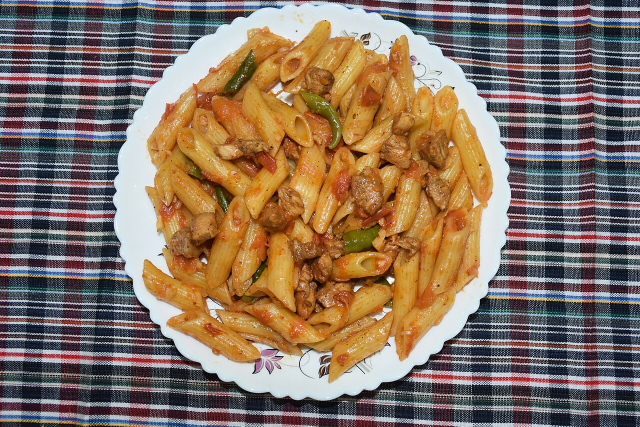
#> input picture eval/images/food/food_sample.jpg, 1280 x 853 px (shown at 1/2 size)
$ python preview_on_color.py ../eval/images/food/food_sample.jpg
#> lines starting #> are read from the running program, lines starting #| are printed output that depends on the picture
import argparse
import os
import sys
from PIL import Image, ImageDraw


def preview_on(rgba: Image.Image, color=(255, 0, 255)) -> Image.Image:
    """Composites an RGBA image over a solid background color."""
    bg = Image.new("RGBA", rgba.size, color + (255,))
    return Image.alpha_composite(bg, rgba.convert("RGBA"))


def make_checkerboard(size, square_size=20) -> Image.Image:
    """Generates a gray/white checkerboard pattern."""
    w, h = size
    img = Image.new("RGBA", size, (255, 255, 255, 255))
    draw = ImageDraw.Draw(img)
    gray = (200, 200, 200, 255)
    for y in range(0, h, square_size):
        for x in range(0, w, square_size):
            if ((x // square_size) + (y // square_size)) % 2 == 1:
                draw.rectangle([x, y, x + square_size - 1, y + square_size - 1], fill=gray)
    return img


def preview_on_checkerboard(rgba: Image.Image, square_size=20) -> Image.Image:
    """Composites an RGBA image over a checkerboard background."""
    bg = make_checkerboard(rgba.size, square_size=square_size)
    return Image.alpha_composite(bg, rgba.convert("RGBA"))


def create_contact_sheet(rgba_path: str, output_path: str = None) -> str:
    """
    Renders 4 preview panels into a 2x2 contact sheet:
    - Top-left: Magenta (255, 0, 255)
    - Top-right: Green (0, 160, 0)
    - Bottom-left: White (255, 255, 255)
    - Bottom-right: Checkerboard
    """
#> called with rgba_path = '../eval/images/food/food_sample.jpg'
    rgba = Image.open(rgba_path).convert("RGBA")
    w, h = rgba.size
#> w = 1280; h = 853

    # Resize panels if overly huge for the contact sheet (> 1500px)
    max_dim = 1200
    scale = 1.0
    if max(w, h) > max_dim:
        scale = max_dim / float(max(w, h))
#> scale = 0.938
        panel_w = int(w * scale)
#> panel_w = 1200
        panel_h = int(h * scale)
#> panel_h = 799
        panel_rgba = rgba.resize((panel_w, panel_h), Image.Resampling.LANCZOS)
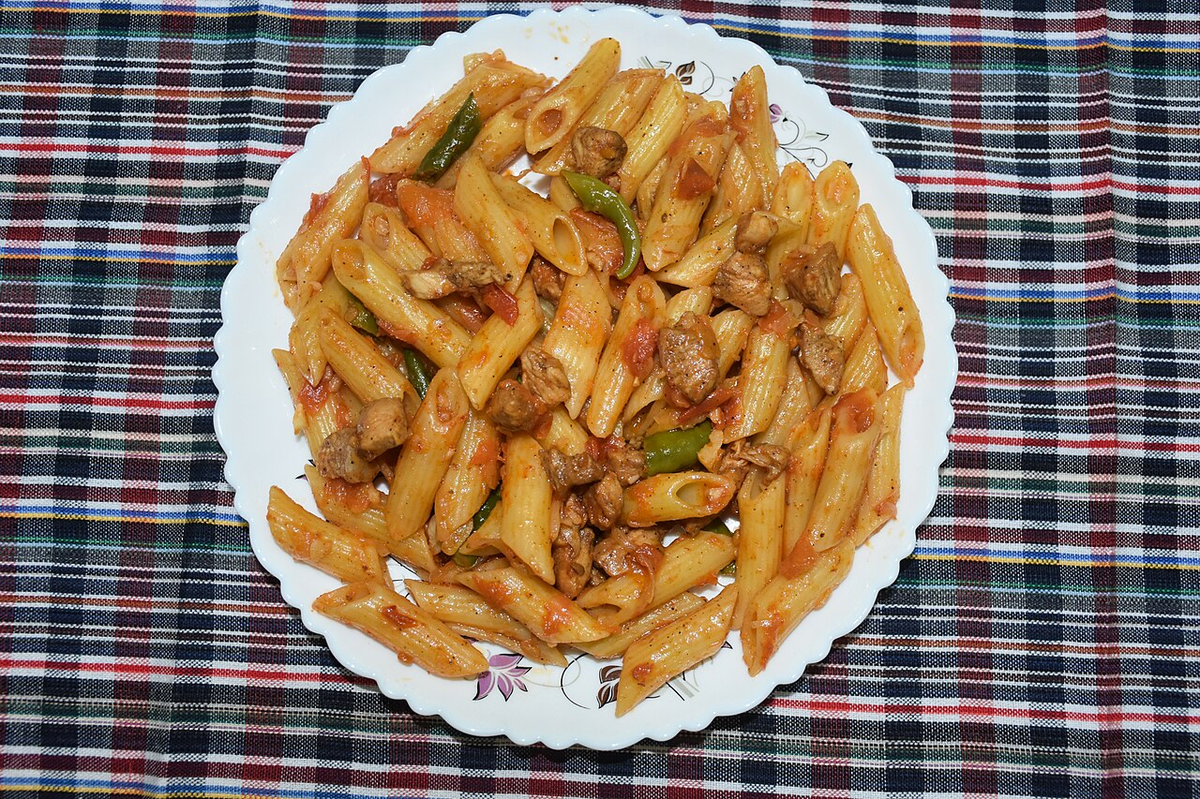
#> panel_rgba: PIL image 1200x799 RGBA; mean R, G, B, A 134.9, 114.4, 97, 255
    else:
        panel_w, panel_h = w, h
        panel_rgba = rgba

    p_magenta = preview_on(panel_rgba, (255, 0, 255))
#> in preview_on, `bg = Image.new("RGBA", rgba.size, color + (255,))`:
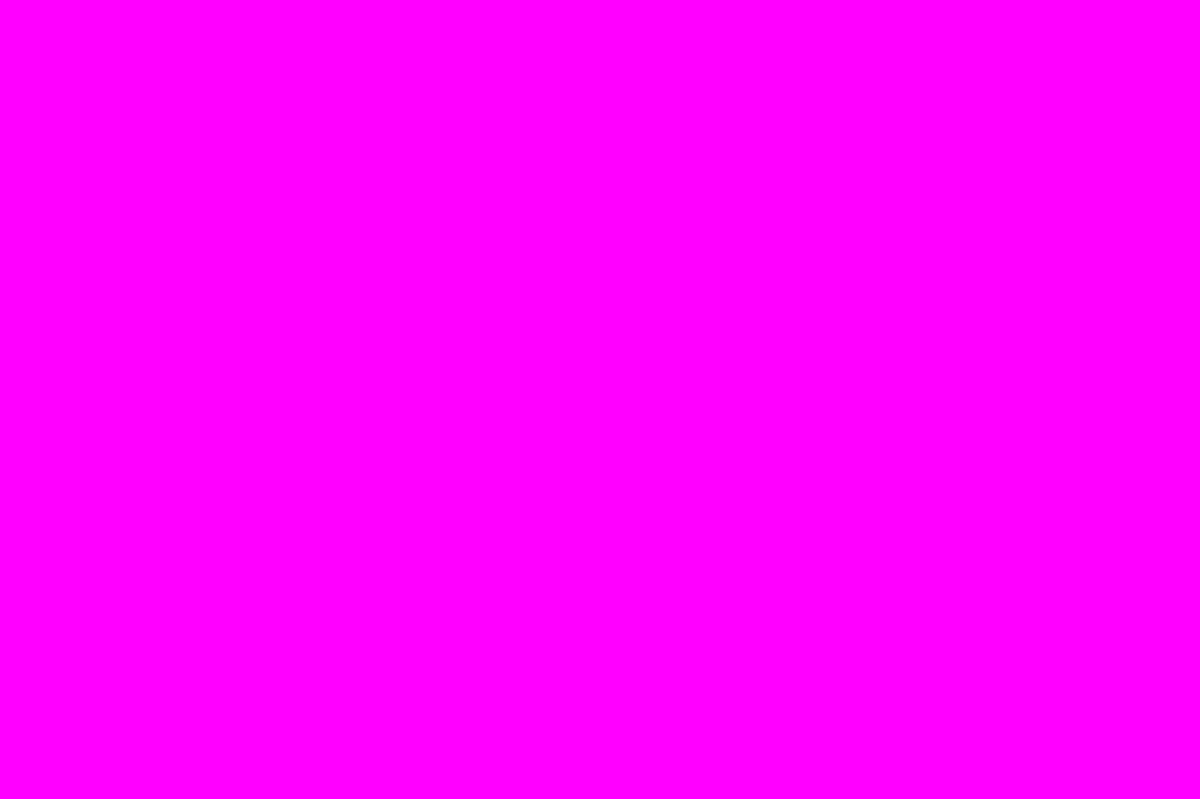
#> bg: PIL image 1200x799 RGBA; mean R, G, B, A 255, 0, 255, 255
    p_green = preview_on(panel_rgba, (0, 160, 0))
#> call 2 of preview_on, with color = (0, 160, 0)
#> in preview_on (call 2), `bg = Image.new("RGBA", rgba.size, color + (255,))`:
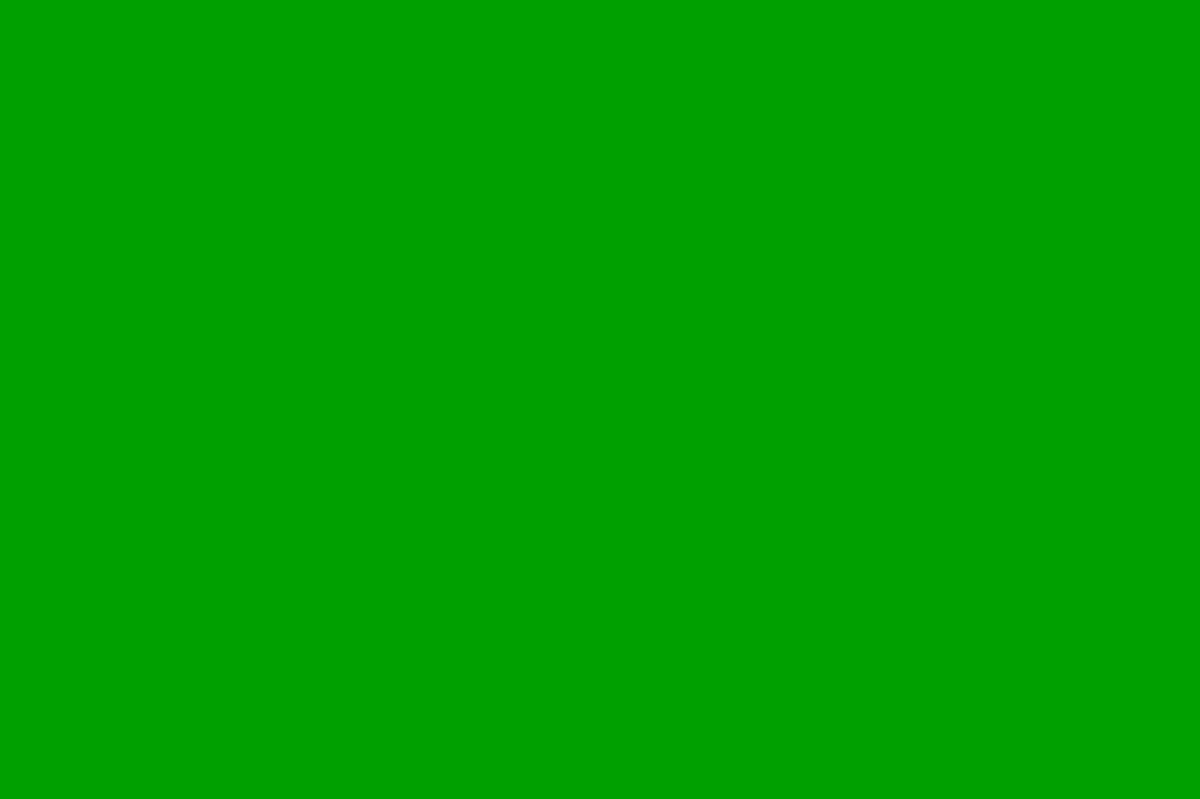
#> bg: PIL image 1200x799 RGBA; mean R, G, B, A 0, 160, 0, 255
    p_white = preview_on(panel_rgba, (255, 255, 255))
#> in preview_on (call 3), `bg = Image.new("RGBA", rgba.size, color + (255,))`: bg: PIL image 1200x799 RGBA; every value is 255
    p_check = preview_on_checkerboard(panel_rgba, square_size=max(10, panel_w // 40))
#> in preview_on_checkerboard, `bg = make_checkerboard(rgba.size, square_size=square_size)`:
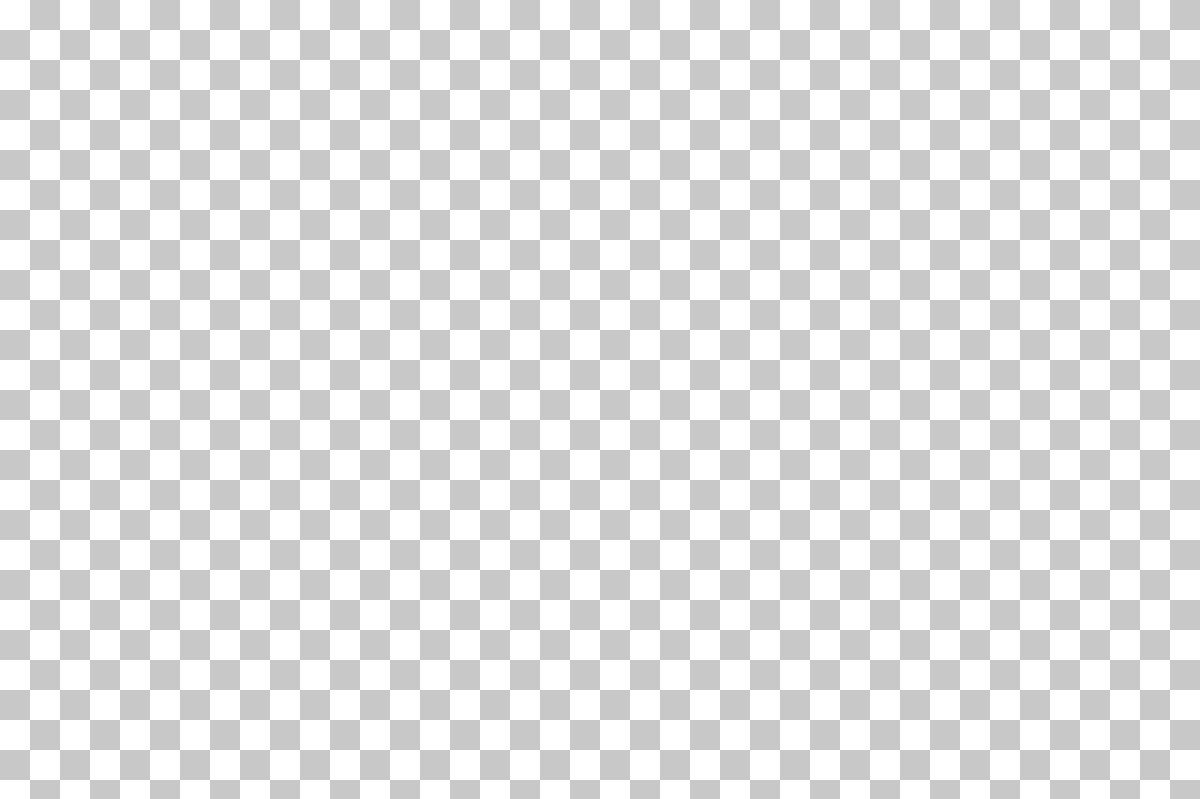
#> bg: PIL image 1200x799 RGBA; mean R, G, B, A 227.5, 227.5, 227.5, 255

    sheet = Image.new("RGB", (panel_w * 2, panel_h * 2), (0, 0, 0))
#> sheet: PIL image 2400x1598 RGB; every value is 0
    sheet.paste(p_magenta.convert("RGB"), (0, 0))
    sheet.paste(p_green.convert("RGB"), (panel_w, 0))
    sheet.paste(p_white.convert("RGB"), (0, panel_h))
    sheet.paste(p_check.convert("RGB"), (panel_w, panel_h))
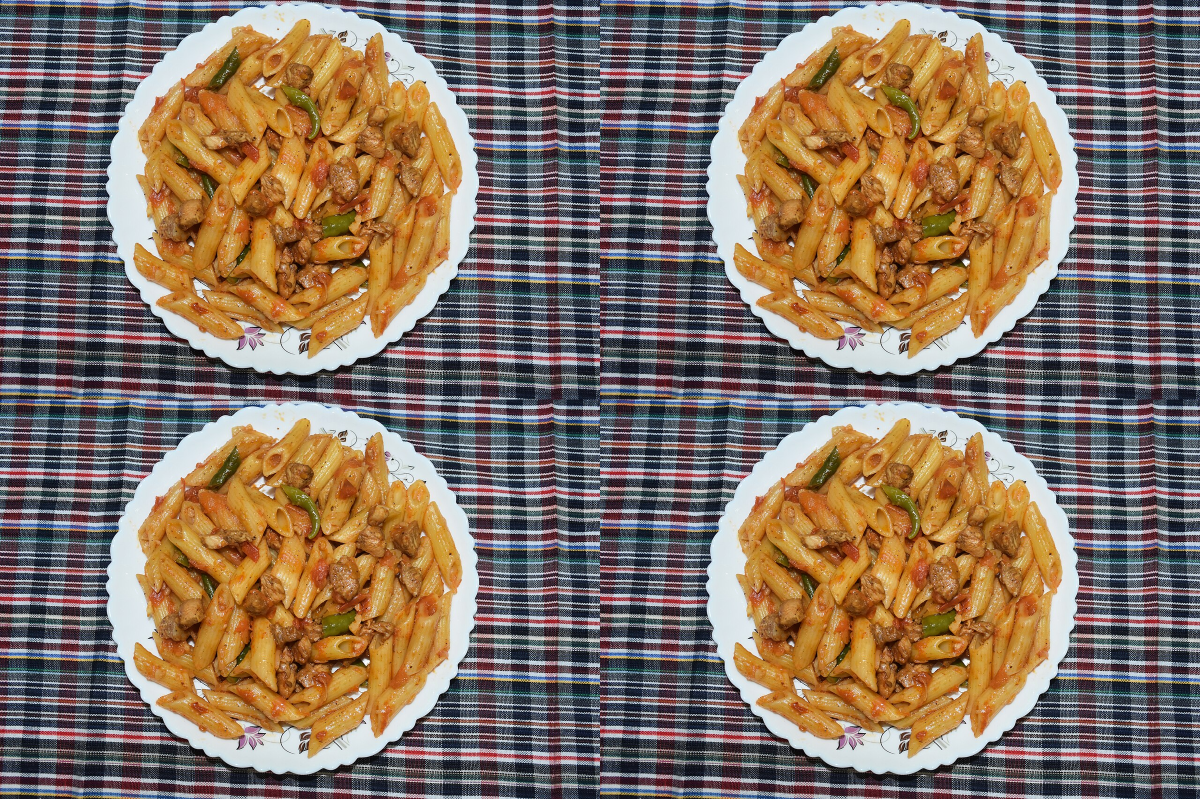
#> sheet: PIL image 2400x1598 RGB (shown at 1/2 size); mean R, G, B 134.9, 114.4, 97

    if output_path is None:
        base, _ = os.path.splitext(rgba_path)
        output_path = f"{base}_contact_sheet.png"

    os.makedirs(os.path.dirname(os.path.abspath(output_path)), exist_ok=True)
    sheet.save(output_path, format="PNG", compress_level=6)
    return output_path


if __name__ == "__main__":
    parser = argparse.ArgumentParser(description="Generate color preview contact sheet for an RGBA image.")
    parser.add_argument("input", help="Path to input RGBA image")
    parser.add_argument("--output", "-o", help="Path to output contact sheet PNG", default=None)
    args = parser.parse_args()

    out = create_contact_sheet(args.input, args.output)
    print(f"Contact sheet saved to: {out}")
